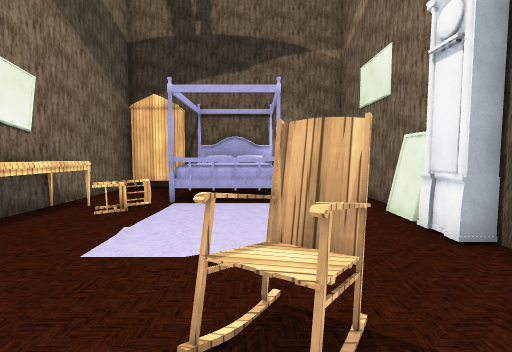
view 1 (above)

12 first-person views from a walk through a Unity game level. The camera is 1.3 m above the floor, tilts 4° down and sees 85° across. The floor is counted in squares, 1 m on a side. Each view is taken from the middle of a square. On the plan, view 1 faces up. The plan holds only what a view shows up to about 13 squares ahead; the rest is blank. The player is left out. Some surface patterns are stand-ins.

view 2
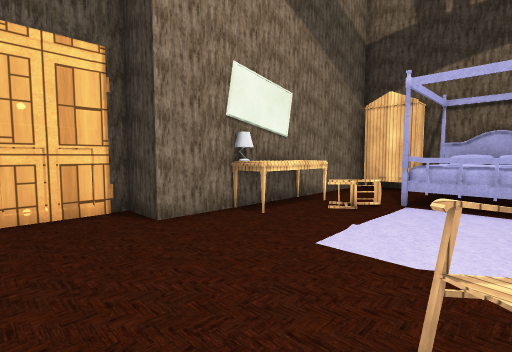

view 3
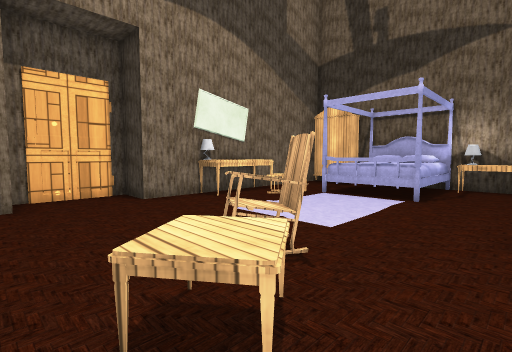

view 4
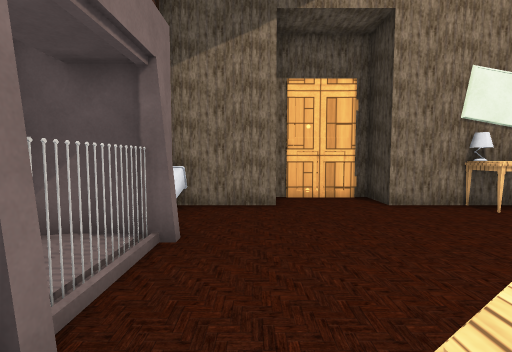

view 5
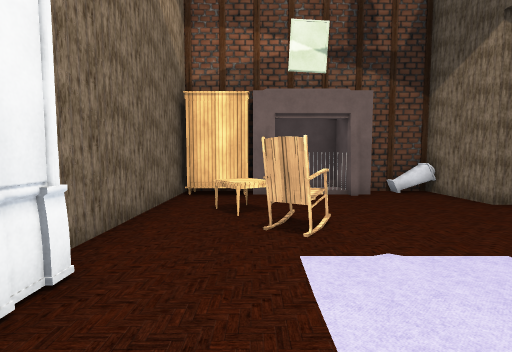

view 6
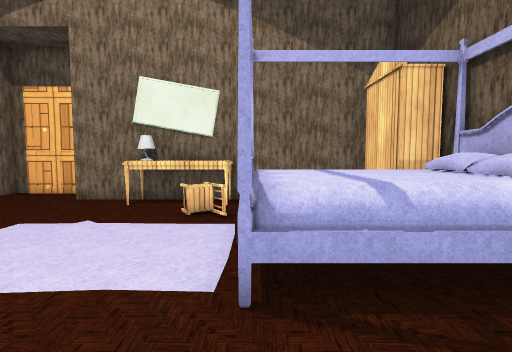

view 7
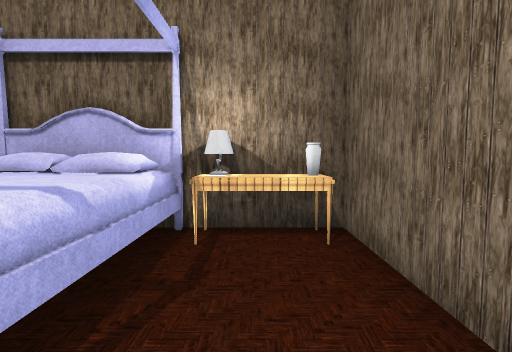

view 8
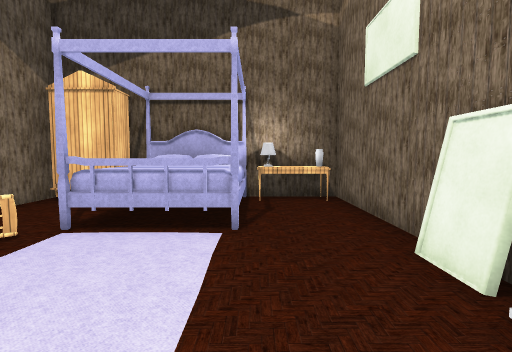

view 9
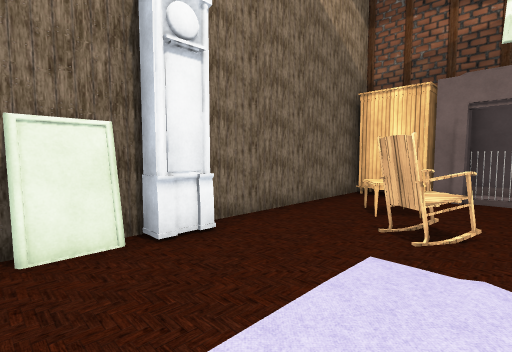

view 10
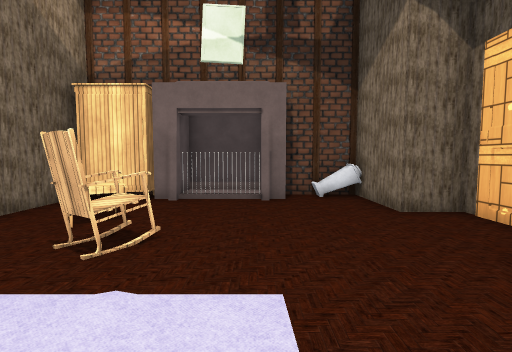

view 11
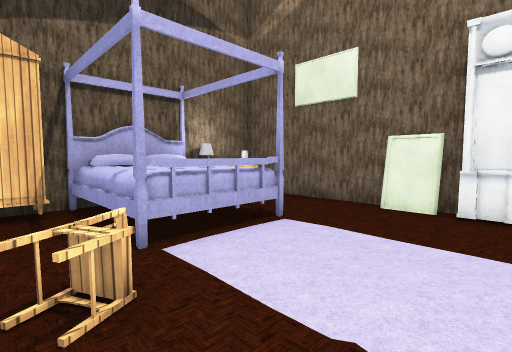

view 12
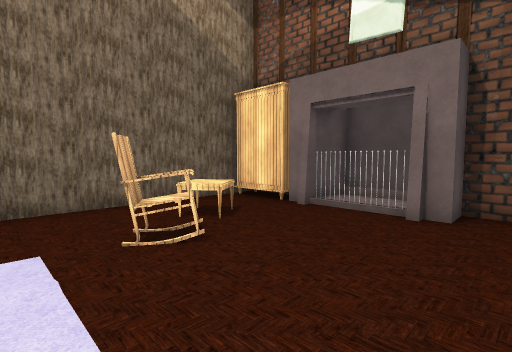

### Floor plan
Points are (right, up) in squares from view 1. A wall is a line through its corners. A room is listed if a view was taken in it or the views show most of it. See-through windows are left out.
Room 1 (views 1, 2, 3, 4, 5, 6, 7, 8, 9, 10, 11, 12)
walls: (-2.4, -2.8) (-2.4, -4.9) (0.6, -4.9) (0.6, -3); (0.4, -2.8) (0.4, -2.5) (1.1, -2.5); (-2, 12) (-5.4, 12) (-5.4, 2.6) (-6.8, 2.6) (-6.8, -0.5) (-5.4, -0.5) (-5.4, -3.5) (-2.9, -3.5) (-2.9, -2.5) (-2.2, -2.5) (-2.2, -2.8); (3.6, -3.5) (3.6, 12) (0.1, 12)
objects: vase (-5, -3); lamp (-5, 5); table (-5, 5) to (-4, 7); chair (-4, 7) to (-3, 7); cabinet (-4, 11) to (-3, 11); rug (-2, 8) to (0, 8); bed (-2, 8) to (1, 11); other object (-1, -3); chair (0, 2) to (1, 3); table (1, 0) to (2, 1); table (1, 11) to (2, 11); cabinet (2, -3) to (3, -2); clock (3, 4) to (3, 5); painting (3, 6); vase (3, 11)

Where each view was taken, in squares from view 1:
view 1: 0 up, 0 right, facing up
view 2: 0 up, 0 right, facing up-left
view 3: 1 down, 3 right, facing up-left
view 4: 1 down, 2 right, facing left
view 5: 7 up, 1 right, facing down
view 6: 8 up, 3 right, facing left
view 7: 7 up, 2 right, facing up
view 8: 3 up, 1 right, facing up
view 9: 7 up, 1 left, facing down-right
view 10: 6 up, 2 left, facing down
view 11: 4 up, 4 left, facing up-right
view 12: 4 up, 4 left, facing down-right
